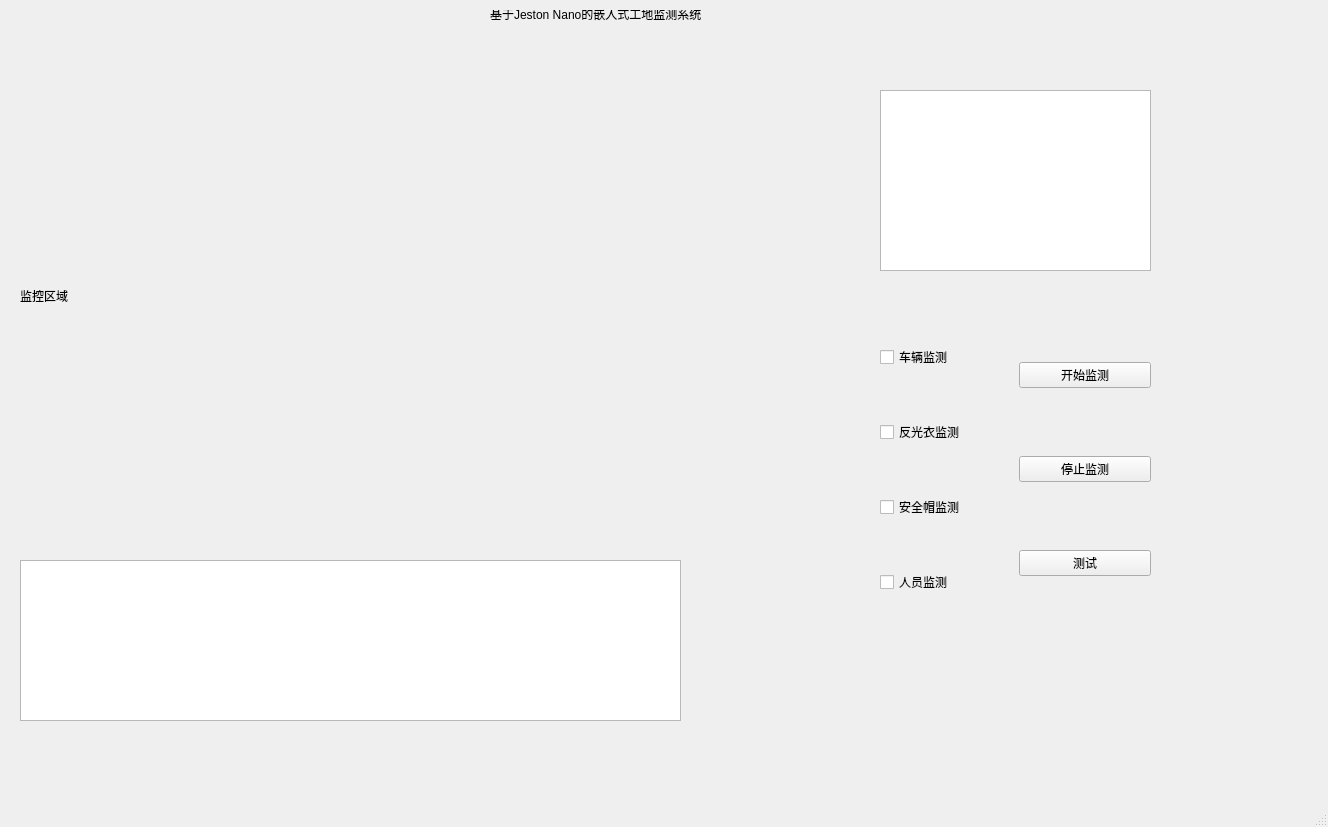
<?xml version="1.0" encoding="UTF-8"?>
<ui version="4.0">
 <class>mainWindow</class>
 <widget class="QMainWindow" name="mainWindow">
  <property name="geometry">
   <rect>
    <x>0</x>
    <y>0</y>
    <width>1328</width>
    <height>827</height>
   </rect>
  </property>
  <property name="windowTitle">
   <string>基于Jeston Nano的嵌入式工地监测系统</string>
  </property>
  <widget class="QWidget" name="centralwidget">
   <widget class="QLabel" name="label">
    <property name="geometry">
     <rect>
      <x>490</x>
      <y>10</y>
      <width>361</width>
      <height>21</height>
     </rect>
    </property>
    <property name="text">
     <string>基于Jeston Nano的嵌入式工地监测系统
</string>
    </property>
   </widget>
   <widget class="QWidget" name="widget" native="true">
    <property name="geometry">
     <rect>
      <x>880</x>
      <y>300</y>
      <width>271</width>
      <height>341</height>
     </rect>
    </property>
    <layout class="QHBoxLayout" name="horizontalLayout">
     <item>
      <layout class="QVBoxLayout" name="verticalLayout">
       <item>
        <widget class="QCheckBox" name="checkBox_Vegicle">
         <property name="text">
          <string>车辆监测</string>
         </property>
        </widget>
       </item>
       <item>
        <widget class="QCheckBox" name="checkBox_Clothes">
         <property name="text">
          <string>反光衣监测</string>
         </property>
        </widget>
       </item>
       <item>
        <widget class="QCheckBox" name="checkBox_Hat">
         <property name="text">
          <string>安全帽监测</string>
         </property>
        </widget>
       </item>
       <item>
        <widget class="QCheckBox" name="checkBox_Person">
         <property name="text">
          <string>人员监测</string>
         </property>
        </widget>
       </item>
      </layout>
     </item>
     <item>
      <layout class="QVBoxLayout" name="verticalLayout_2">
       <item>
        <widget class="QPushButton" name="pushButton_Start">
         <property name="text">
          <string>开始监测</string>
         </property>
        </widget>
       </item>
       <item>
        <widget class="QPushButton" name="pushButton_Stop">
         <property name="text">
          <string>停止监测</string>
         </property>
        </widget>
       </item>
       <item>
        <widget class="QPushButton" name="pushButton_Test">
         <property name="text">
          <string>测试</string>
         </property>
        </widget>
       </item>
      </layout>
     </item>
    </layout>
   </widget>
   <widget class="QLabel" name="label_Display">
    <property name="geometry">
     <rect>
      <x>20</x>
      <y>80</y>
      <width>631</width>
      <height>431</height>
     </rect>
    </property>
    <property name="frameShadow">
     <enum>QFrame::Plain</enum>
    </property>
    <property name="text">
     <string>监控区域</string>
    </property>
    <property name="margin">
     <number>1</number>
    </property>
   </widget>
   <widget class="QPlainTextEdit" name="plainTextEdit">
    <property name="geometry">
     <rect>
      <x>20</x>
      <y>560</y>
      <width>661</width>
      <height>161</height>
     </rect>
    </property>
   </widget>
   <widget class="QPlainTextEdit" name="plainTextEdit_2">
    <property name="geometry">
     <rect>
      <x>880</x>
      <y>90</y>
      <width>271</width>
      <height>181</height>
     </rect>
    </property>
   </widget>
  </widget>
  <widget class="QMenuBar" name="menubar">
   <property name="geometry">
    <rect>
     <x>0</x>
     <y>0</y>
     <width>1328</width>
     <height>35</height>
    </rect>
   </property>
  </widget>
  <widget class="QStatusBar" name="statusbar"/>
 </widget>
 <resources/>
 <connections/>
</ui>
